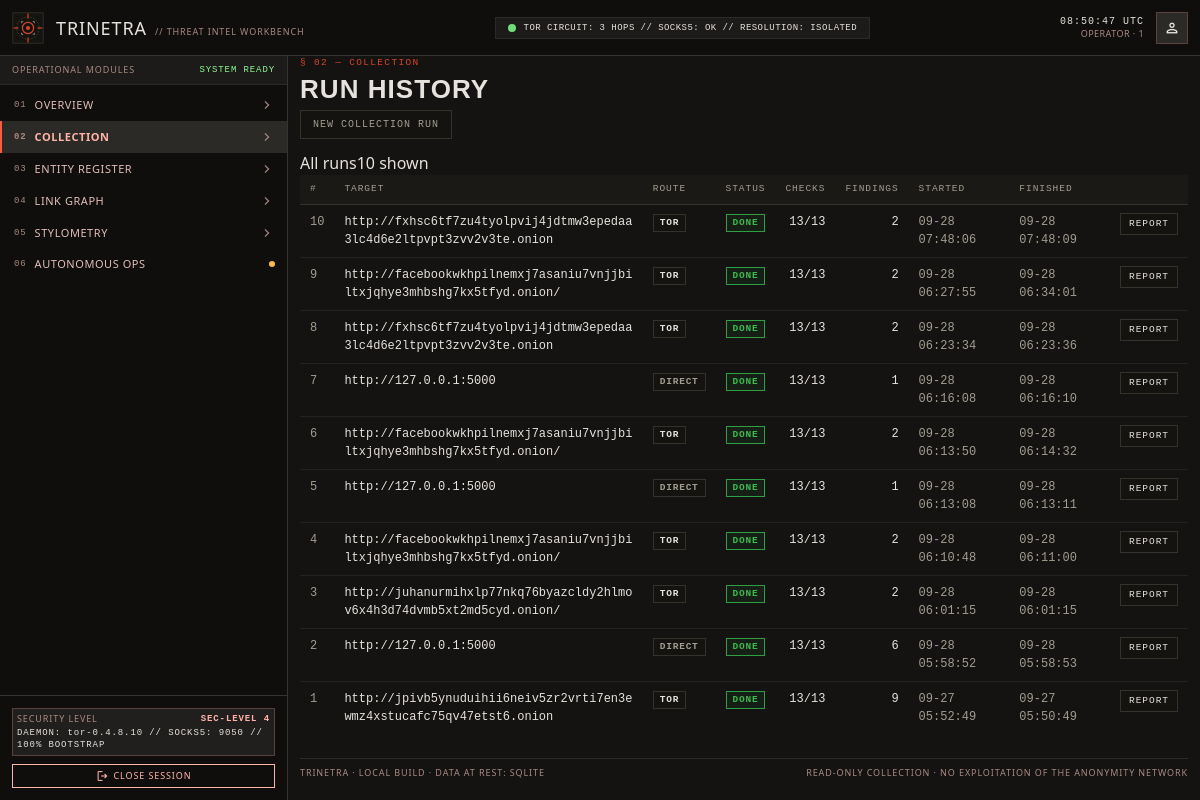
Page /scans/ (signed in) on the committed database.
### models.py (models this page shows, shortened)
class Scan(db.Model):
    __tablename__ = "scans"
    id = db.Column(db.Integer, primary_key=True)
    asset_id = db.Column(db.Integer, db.ForeignKey("assets.id"), nullable=True)
    target = db.Column(db.String(512), nullable=False)
    route = db.Column(db.String(12), default="tor")  # tor|direct
    status = db.Column(db.String(20), default="queued")  # queued|running|done|failed
    started_by = db.Column(db.String(60), default="admin")
    checks_total = db.Column(db.Integer, default=0)
    checks_done = db.Column(db.Integer, default=0)
    findings_total = db.Column(db.Integer, default=0)
    error = db.Column(db.Text, default="")
    started_at = db.Column(db.DateTime, default=utcnow)
    finished_at = db.Column(db.DateTime, nullable=True)
    asset = db.relationship("Asset", backref="scans")

### routes/scans.py (the view)
@scans_bp.route("/")
def index():
    rows = Scan.query.order_by(Scan.id.desc()).limit(60).all()
    return render_template("scans.html", scans=rows)

### templates/scans.html (shortened to what this page needs)
{% extends "base.html" %}
{% block content %}
<div class="masthead">
  <div>
    <div class="eyebrow">§ 02 — collection</div>
    <h2>Run history</h2>
  </div>
  <div class="meta">
    <a class="btn accent" href="{{ url_for('scans.new') }}">new collection run</a>
  </div>
</div>
<div class="panel">
  <header><span class="t">All runs</span><span class="r">{{ scans | length }} shown</span></header>
  <div class="body tight">
    <table>
      <thead>
        <tr><th>#</th><th>target</th><th>route</th><th>status</th><th class="num">checks</th>
            <th class="num">findings</th><th>started</th><th>finished</th><th></th></tr>
      </thead>
      <tbody>
      {% for s in scans %}
        <tr>
          <td class="dim">{{ s.id }}</td>
          <td class="wrap">{{ s.target }}</td>
          <td><span class="tag {{ 'dark' if s.route == 'tor' else 'info' }}">{{ s.route }}</span></td>
          <td><span class="tag {{ 'ok' if s.status == 'done' else ('high' if s.status == 'failed' else 'medium') }}">{{ s.status }}</span></td>
          <td class="num">{{ s.checks_done }}/{{ s.checks_total }}</td>
          <td class="num">{{ s.findings_total }}</td>
          <td class="dim">{{ s.started_at.strftime('%m-%d %H:%M:%S') }}</td>
          <td class="dim">{{ s.finished_at.strftime('%m-%d %H:%M:%S') if s.finished_at else '—' }}</td>
          <td><a class="btn small" href="{{ url_for('scans.detail', scan_id=s.id) }}">report</a></td>
        </tr>
      {% else %}
        <tr><td colspan="9" class="empty">no collection runs recorded</td></tr>
      {% endfor %}
      </tbody>
    </table>
  </div>
</div>
{% endblock %}

### templates/base.html (shortened to what this page needs)
<!DOCTYPE html>
<html class="dark" lang="en">
<head>
  <script src="https://cdn.tailwindcss.com"></script>
  <script id="tailwind-config">
  <link rel="stylesheet" href="{{ url_for('static', filename='css/trinetra.css') }}">
</head>
<body class="bg-surface font-body-md text-on-surface antialiased selection:bg-primary selection:text-on-primary">
  <header class="fixed top-0 left-0 right-0 z-50 h-14 bg-surface-container-lowest border-b border-surface-container-highest flex items-center justify-between px-space-md select-none">
    <div class="flex items-center gap-space-md shrink-0">
      <div class="flex items-baseline gap-space-sm">
        <a href="{{ url_for('dash.home') }}" class="font-headline-md text-headline-md tracking-wider text-on-surface uppercase">TRINETRA</a>
        <span class="font-label-xs text-label-xs text-outline tracking-widest uppercase">// threat intel workbench</span>
      </div>
    </div>
    <div class="hidden lg:flex items-center gap-space-sm px-space-md py-1 bg-surface-container-low border border-surface-container-high shrink-0">
      <span class="h-2 w-2 rounded-full bg-secondary animate-pulse"></span>
      <span class="font-label-xs text-label-xs text-on-surface tracking-wider font-mono">TOR CIRCUIT: 3 HOPS // SOCKS5: OK // RESOLUTION: ISOLATED</span>
    </div>
    <div class="flex items-center gap-space-md shrink-0">
      <div class="hidden sm:flex flex-col text-right">
        <span class="font-label-sm text-label-sm text-on-surface tracking-widest font-mono"><span id="clock">--:--:--</span> UTC</span>
        <span class="font-label-xs text-label-xs text-outline tracking-wider uppercase">operator · {{ user or 'guest' }}</span>
      </div>
      <div class="w-8 h-8 bg-surface-container-high border border-outline-variant flex items-center justify-center shrink-0">
        <span class="material-symbols-outlined text-on-surface text-[18px]">person</span>
      </div>
    </div>
  </header>
  <aside class="fixed left-0 top-14 bottom-0 w-72 bg-surface-container-lowest border-r border-surface-container-highest z-40 flex flex-col justify-between select-none">
    <div class="flex-1 flex flex-col overflow-y-auto">
      <div class="px-space-md py-space-sm border-b border-surface-container-high bg-surface-container-low flex items-center justify-between">
        <span class="font-label-xs text-label-xs text-outline tracking-widest uppercase">operational modules</span>
        <span class="font-label-xs text-label-xs text-secondary-fixed font-mono">SYSTEM READY</span>
      </div>
      {% set nav_items = [
        ('01', 'dash.home',        'overview',         'Overview',         'chevron_right'),
        ('02', 'scans.new',        'collection',       'Collection',       'chevron_right'),
        ('03', 'intel.index',      'entity-register',  'Entity register',  'chevron_right'),
        ('04', 'graph.page',       'link-graph',       'Link graph',       'chevron_right'),
        ('05', 'styl.page',        'stylometry',       'Stylometry',       'chevron_right'),
        ('06', 'ops.page',         'autonomous-ops',   'Autonomous ops',   'dot')
      ] %}
      {% set ep = request.endpoint or '' %}
      <nav class="flex flex-col py-space-xs">
        {% for n, endpoint, key, label, trail in nav_items %}
        {% set active = (ep == endpoint)
             or (key == 'collection' and ep.startswith('scans.'))
             or (key == 'entity-register' and ep.startswith('intel.'))
             or (key == 'link-graph' and ep.startswith('graph.'))
             or (key == 'stylometry' and ep.startswith('styl.'))
             or (key == 'autonomous-ops' and ep.startswith('ops.')) %}
        <a href="{{ url_for(endpoint) }}"
           class="group flex items-center justify-between px-space-md py-space-sm border-l-2 transition-colors {{ 'bg-surface-container-high text-primary border-primary-container font-semibold' if active else 'text-on-surface-variant hover:bg-surface-container hover:text-on-surface border-transparent' }}">
          <div class="flex items-center gap-space-sm">
            <span class="font-label-xs text-label-xs text-outline font-mono {{ 'text-error' if active else '' }}">{{ n }}</span>
            <span class="font-label-md text-label-md tracking-wider uppercase">{{ label }}</span>
          </div>
          {% if trail == 'dot' %}
          <span class="h-1.5 w-1.5 rounded-full bg-tertiary-fixed-dim"></span>
          {% else %}
          <span class="material-symbols-outlined text-outline text-[16px] group-hover:text-on-surface">chevron_right</span>
          {% endif %}
        </a>
        {% endfor %}
      </nav>
    </div>
    <div class="border-t border-surface-container-highest bg-surface-container-lowest p-space-md flex flex-col gap-space-sm">
      <div class="p-space-xs bg-surface-container border border-outline-variant">
        <div class="flex items-center justify-between mb-0.5">
          <span class="font-label-xs text-label-xs text-outline uppercase">security level</span>
          <span class="font-label-xs text-label-xs text-error font-mono font-bold">SEC-LEVEL 4</span>
        </div>
        <div class="font-label-xs text-label-xs text-on-surface font-mono break-all">DAEMON: tor-0.4.8.10 // SOCKS5: 9050 // 100% BOOTSTRAP</div>
      </div>
      <a href="{{ url_for('auth.logout') }}" class="w-full py-space-xs px-space-sm bg-transparent border border-error text-error hover:bg-error-container hover:text-on-error font-label-xs text-label-xs tracking-widest uppercase transition-colors flex items-center justify-center gap-space-xs">
        <span class="material-symbols-outlined text-[14px]">logout</span>
        <span>CLOSE SESSION</span>
      </a>
    </div>
  </aside>
  <div class="pl-72">
    <main class="relative w-full pt-14 bg-surface min-h-screen px-space-md py-space-md">
      {% block content %}{% endblock %}
      <footer class="mt-space-xl pt-space-sm border-t border-surface-container-high flex flex-wrap items-center justify-between gap-space-sm">
        <span class="font-label-xs text-label-xs text-outline tracking-widest uppercase">TRINETRA · local build · data at rest: sqlite</span>
        <span class="font-label-xs text-label-xs text-outline tracking-widest uppercase">read-only collection · no exploitation of the anonymity network</span>
      </footer>
    </main>
  </div>
</body>
</html>

### static/css/trinetra.css (style rules this page uses)
:root { --surface: #141311; --surface-low: #1d1b19; --surface-high: #2b2a27; --hairline: #34322c; --hairline-soft: #23221e; --ink: #e6e2de; --muted: #a29d91; --accent: #d8452c; --ok: #3fb950; --warn: #d29922; --blue: #7ea6c9; --low: #6f7b86; }
html, body { height: 100%; }
body { margin: 0; overscroll-behavior: none; }
.material-symbols-outlined { font-family: 'Material Symbols Outlined'; font-weight: normal; font-style: normal; font-size: 18px; line-height: 1; text-transform: none; display: inline-block; white-space: nowrap; word-wrap: normal; direction: ltr; font-feature-settings: 'liga'; -webkit-font-smoothing: antialiased; }
table { width: 100%; border-collapse: collapse; font-family: 'JetBrains Mono', monospace; font-size: 12px; }
thead th { background: #1a1915; color: var(--muted); font-size: 9.5px; font-weight: 500; letter-spacing: .1em; text-transform: uppercase; text-align: left; padding: 7px 10px; border-bottom: 1px solid var(--hairline); white-space: nowrap; }
tbody td { padding: 8px 10px; color: var(--ink); border-bottom: 1px solid var(--hairline-soft); vertical-align: top; }
tbody tr:last-child td { border-bottom: none; }
td.num, th.num { text-align: right; font-variant-numeric: tabular-nums; }
td.wrap { word-break: break-all; }
td a, th a { color: var(--ink); text-decoration: none; border-bottom: 1px solid var(--hairline); }
.tag { display: inline-block; padding: 1px 6px; font-family: 'JetBrains Mono', monospace; font-size: 9.5px; font-weight: 600; letter-spacing: .08em; text-transform: uppercase; border: 1px solid var(--hairline); color: var(--muted); background: #141310; white-space: nowrap; }
.tag.info { color: var(--muted); border-color: var(--hairline); }
.tag.ok { color: var(--ok); border-color: #2ea043; background: rgba(46,160,67,.08); }
.tag.dark { color: var(--ink); border-color: var(--hairline); }
.btn { display: inline-flex; align-items: center; gap: 6px; padding: 6px 12px; border: 1px solid var(--hairline); background: #141310; color: var(--ink); font-family: 'JetBrains Mono', monospace; font-size: 10px; font-weight: 500; letter-spacing: .1em; text-transform: uppercase; text-decoration: none; cursor: pointer; transition: background .12s, border-color .12s, color .12s; }
.btn.small { padding: 3px 8px; font-size: 9.5px; }
.masthead { margin-bottom: 12px; }
.eyebrow { font-family: 'JetBrains Mono', monospace; font-size: 9.5px; letter-spacing: .14em; text-transform: uppercase; color: var(--accent); margin-bottom: 4px; }
.masthead h2 { margin: 0; font-family: 'Barlow Condensed', sans-serif; font-size: 26px; line-height: 30px; font-weight: 700; letter-spacing: .04em; text-transform: uppercase; color: var(--ink); }
.masthead .meta { font-family: 'JetBrains Mono', monospace; font-size: 10px; letter-spacing: .06em; color: var(--muted); text-transform: uppercase; margin-top: 6px; }
.masthead .meta a { color: var(--muted); }
.dim { color: var(--muted); }
.wrap { word-break: break-all; }

### rows in the picture
Scan: id "10", target "http://fxhsc6tf7zu4tyolpvij4jdtmw3epedaa3lc4d6e2ltpvpt3zvv2v3te.onion", route "TOR", status "DONE", checks_done "13", checks_total "13", findings_total "2", started_at "09-28 07:48:06", finished_at "09-28 07:48:09"
Scan: id "9", target "http://facebookwkhpilnemxj7asaniu7vnjjbiltxjqhye3mhbshg7kx5tfyd.onion/", route "TOR", status "DONE", checks_done "13", checks_total "13", findings_total "2", started_at "09-28 06:27:55", finished_at "09-28 06:34:01"
Scan: id "8", target "http://fxhsc6tf7zu4tyolpvij4jdtmw3epedaa3lc4d6e2ltpvpt3zvv2v3te.onion", route "TOR", status "DONE", checks_done "13", checks_total "13", findings_total "2", started_at "09-28 06:23:34", finished_at "09-28 06:23:36"
Scan: id "7", target "http://127.0.0.1:5000", route "DIRECT", status "DONE", checks_done "13", checks_total "13", findings_total "1", started_at "09-28 06:16:08", finished_at "09-28 06:16:10"
Scan: id "6", target "http://facebookwkhpilnemxj7asaniu7vnjjbiltxjqhye3mhbshg7kx5tfyd.onion/", route "TOR", status "DONE", checks_done "13", checks_total "13", findings_total "2", started_at "09-28 06:13:50", finished_at "09-28 06:14:32"
Scan: id "5", target "http://127.0.0.1:5000", route "DIRECT", status "DONE", checks_done "13", checks_total "13", findings_total "1", started_at "09-28 06:13:08", finished_at "09-28 06:13:11"
Scan: id "4", target "http://facebookwkhpilnemxj7asaniu7vnjjbiltxjqhye3mhbshg7kx5tfyd.onion/", route "TOR", status "DONE", checks_done "13", checks_total "13", findings_total "2", started_at "09-28 06:10:48", finished_at "09-28 06:11:00"
Scan: id "3", target "http://juhanurmihxlp77nkq76byazcldy2hlmov6x4h3d74dvmb5xt2md5cyd.onion/", route "TOR", status "DONE", checks_done "13", checks_total "13", findings_total "2", started_at "09-28 06:01:15", finished_at "09-28 06:01:15"
Scan: id "2", target "http://127.0.0.1:5000", route "DIRECT", status "DONE", checks_done "13", checks_total "13", findings_total "6", started_at "09-28 05:58:52", finished_at "09-28 05:58:53"
Scan: id "1", target "http://jpivb5ynuduihii6neiv5zr2vrti7en3ewmz4xstucafc75qv47etst6.onion", route "TOR", status "DONE", checks_done "13", checks_total "13", findings_total "9", started_at "09-27 05:52:49", finished_at "09-27 05:50:49"

### other values in the picture
{{ user or 'guest' }} "1"
{{ n }} "01" "02" "03" "04" "05" "06"
{{ label }} "OVERVIEW" "COLLECTION" "ENTITY REGISTER" "LINK GRAPH" "STYLOMETRY" "AUTONOMOUS OPS"
{{ scans | length }} "10"
